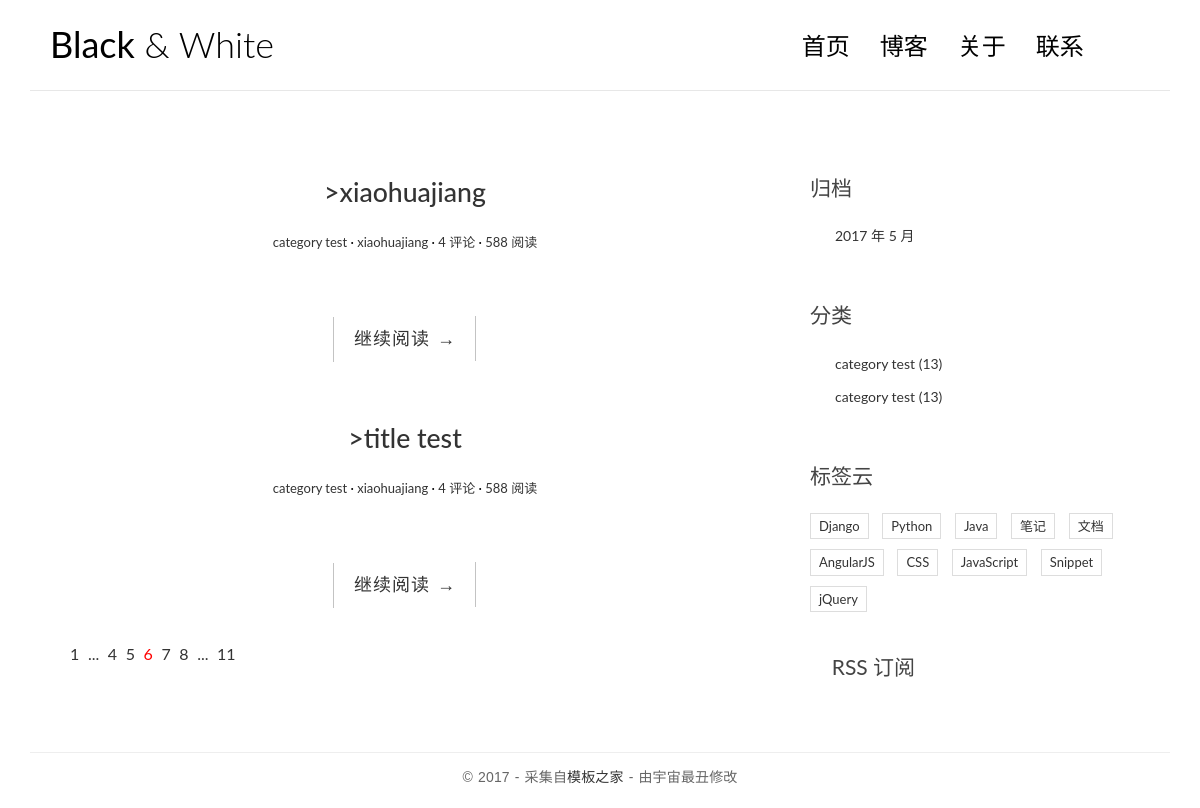
The page / on the database its author committed.
### blog/models.py (models this page shows, shortened)
@python_2_unicode_compatible
class Post(models.Model):
    title = models.CharField(max_length=70) ## 文章标题
    body = models.TextField()
    created_time = models.DateTimeField()
    modified_time = models.DateTimeField()
    excerpt = models.CharField(max_length=200,blank=True)
    category = models.ForeignKey(Category)
    tags = models.ManyToManyField(Tag,blank=True)
    author = models.ForeignKey(User)
    views = models.PositiveIntegerField(default=0)
    class Meta:
        ordering = ['-created_time']
    def get_absolute_url(self):
        return reverse('blog:detail',kwargs={'pk':self.pk})

@python_2_unicode_compatible
class Category(models.Model):   #分类
    name = models.CharField(max_length=100) # CharField 指定了 name 的数据类型， max_length 指定其最大长度

### blog/views.py (the view)
# urls.py: url(r'^$', views.index, name='index'),
def index(request):
    post_list = Post.objects.all().order_by('-created_time')
    return render(request, 'blog/index.html', context={'post_list': post_list})

### blog/templatetags/blog_tags.py (called while the page is built)
@register.simple_tag
def archives():
    return Post.objects.dates('created_time', 'month', order='DESC')

@register.simple_tag
def get_categories():
    return Category.objects.all()

### templates/blog/index.html
{% extends 'base.html' %}
            {% block main %}
              {% for post in post_list %}
                <article class="post post-{{ post.pk }}">
                    <header class="entry-header">
                        <h1 class="entry-title">
                            <a href="{{ post.get_absolute_url }}">>{{ post.title }}</a>
                        </h1>
                        <div class="entry-meta">
                          <div class="entry-meta">
                            <span class="post-category"><a href="#">{{ post.category.name }}</a></span>
                            <span class="post-author"><a href="#">{{ post.author }}</a></span>
                            <span class="comments-link"><a href="#">4 评论</a></span>
                            <span class="views-count"><a href="#">588 阅读</a></span>
                          </div>
                        </div>
                    </header>
                    <div class="entry-content clearfix">
                        <p{{ post.excerpt }}</p>
                        <div class="read-more cl-effect-14">
                            <a href="{{ post.get_absolute_url }}" class="more-link">继续阅读 <span class="meta-nav">→</span>
                        </div>
                    </div>
                </article>
              {% endfor %}
              <div class="pagination">
                  <ul>
                      <li><a href="">1</a></li>
                      <li><a href="">...</a></li>
                      <li><a href="">4</a></li>
                      <li><a href="">5</a></li>
                      <li class="current"><a href="">6</a></li>
                      <li><a href="">7</a></li>
                      <li><a href="">8</a></li>
                      <li><a href="">...</a></li>
                      <li><a href="">11</a></li>
                  </ul>
              </div>
          </main>
              {% endblock main %}

### templates/base.html (shortened to what this page needs)
{% load staticfiles %}
{% load blog_tags %}
<html>
<head>
    <link rel="stylesheet" href=  "{% static 'blog/css/ionicons.min.css' %}">
    <link rel="stylesheet" href="{% static 'blog/css/bootstrap.min.css' %}">
    <link rel="stylesheet" href="{% static 'blog/css/pace.css' %}">
    <link rel="stylesheet" href="{% static 'blog/css/custom.css' %}">
    <link rel="stylesheet" href="{% static 'blog/css/highlights/github.css' %}">
</head>
<body>
<div class="container">
    <header id="site-header">
        <div class="row">
            <div class="col-md-4 col-sm-5 col-xs-8">
                <div class="logo">
                    <h1><a href="index.html"><b>Black</b> &amp; White</a></h1>
                </div>
            </div>
            <div class="col-md-8 col-sm-7 col-xs-4">
                <nav class="main-nav" role="navigation">
                    <div class="collapse navbar-collapse" id="bs-example-navbar-collapse-1">
                        <ul class="nav navbar-nav navbar-right">
                            <li class="cl-effect-11"><a href="index.html" data-hover="首页">首页</a></li>
                            <li class="cl-effect-11"><a href="full-width.html" data-hover="博客">博客</a></li>
                            <li class="cl-effect-11"><a href="about.html" data-hover="关于">关于</a></li>
                            <li class="cl-effect-11"><a href="contact.html" data-hover="联系">联系</a></li>
                        </ul>
                    </div>
                </nav>
                <div id="header-search-box">
                    <a id="search-menu" href="#"><span id="search-icon" class="ion-ios-search-strong"></span></a>
                </div>
            </div>
        </div>
    </header>
</div>
<div class="content-body">
    <div class="container">
        <div class="row">
            <main class="col-md-8">
              {% block main %}
              {% endblock main %}
              <aside class="col-md-4">
                <div class="widget widget-archives">
                  <h3 class="widget-title">归档</h3>
                  {% archives as date_list %}
                  <ul>
                    {% for date in date_list %}
                    <li>
                      <a href="#">{{ date.year }} 年 {{ date.month }} 月</a>
                    </li>
                    {% empty %}
                    暂无归档！
                    {% endfor %}
                  </ul>
                </div>
                <div class="widget widget-category">
                  <h3 class="widget-title">分类</h3>
                  {% get_categories as category_list %}
                  <ul>
                    {% for category in category_list %}
                    <li>
                      <a href="#">{{ category.name }} <span class="post-count">(13)</span></a>
                    </li>
                    {% empty %}
                    暂无分类！
                    {% endfor %}
                  </ul>
                </div>
                <div class="widget widget-tag-cloud">
                    <h3 class="widget-title">标签云</h3>
                    <ul>
                        <li>
                            <a href="#">Django</a>
                        </li>
                        <li>
                            <a href="#">Python</a>
                        </li>
                        <li>
                            <a href="#">Java</a>
                        </li>
                        <li>
                            <a href="#">笔记</a>
                        </li>
                        <li>
                            <a href="#">文档</a>
                        </li>
                        <li>
                            <a href="#">AngularJS</a>
                        </li>
                        <li>
                            <a href="#">CSS</a>
                        </li>
                        <li>
                            <a href="#">JavaScript</a>
                        </li>
                        <li>
                            <a href="#">Snippet</a>
                        </li>
                        <li>
                            <a href="#">jQuery</a>
                        </li>
                    </ul>
                </div>
                <div class="rss">
                    <a href=""><span class="ion-social-rss-outline"></span> RSS 订阅</a>
                </div>
            </aside>
        </div>
    </div>
</div>
<footer id="site-footer">
    <div class="container">
        <div class="row">
            <div class="col-md-12">
                <p class="copyright">&copy 2017 - 采集自<a href="http://www.cssmoban.com/"
                                                        target="_blank" title="模板之家">模板之家</a>
                    - 由宇宙最丑修改
                </p>
            </div>
        </div>
    </div>
</footer>
</body>
</html>

### blog/static/blog/css/custom.css (style rules this page uses)
* { outline: none; }
h1, h2, h3, h4, h5, h6 { margin-top: 0; }
b { font-weight: 400; }
a { color: #333; }
body { color: #444; font-family: 'Lato', sans-serif; }
p { font-family: 'Ubuntu', sans-serif; font-weight: 400; word-spacing: 1px; letter-spacing: 0.01em; }
#site-header { background-color: #FFF; padding: 25px 20px; margin-bottom: 40px; border-bottom: 1px solid #e7e7e7; }
.logo h1 a { color: #000; }
.logo h1 { margin: 0; font-family: 'Lato', sans-serif; font-weight: 300; }
.main-nav { margin-top: 11px; max-width: 95%; }
.main-nav a { color: #000000 !important; padding: 0 0 5px 0 !important; margin-right: 30px; font-family: 'Lato', sans-serif; font-weight: 300; font-size: 24px; }
.cl-effect-11 a { padding: 10px 0; color: #0972b4; text-shadow: none; }
.cl-effect-11 a::before { position: absolute; top: 0; left: 0; overflow: hidden; padding: 0 0 5px 0 !important; max-width: 0; border-bottom: 1px solid #000; color: #000; content: attr(data-hover); white-space: nowrap; -webkit-transition: max-width 0.5s; -moz-transition: max-width 0.5s; transition: max-width 0.5s; }
.content-body { padding-bottom: 4em; }
.post { background: #fff; padding: 30px 30px 0; }
.entry-title { text-align: center; font-size: 1.9em; margin-bottom: 20px; line-height: 1.6; padding: 10px 20px 0; }
.entry-meta { text-align: center; color: #DDDDDD; font-size: 13px; margin-bottom: 30px; }
.entry-content { font-size: 18px; line-height: 1.9; font-weight: 300; color: #000; }
.post-category::after, .post-date::after, .post-author::after, .comments-link::after { content: ' ·'; color: #000; }
.read-more { font-family: 'Ubuntu', sans-serif; font-weight: 400; word-spacing: 1px; letter-spacing: 0.01em; text-align: center; margin-top: 20px; }
.cl-effect-14 a { padding: 0 20px; height: 45px; line-height: 45px; position: relative; display: inline-block; margin: 15px 25px; letter-spacing: 1px; font-weight: 400; text-shadow: 0 0 1px rgba(255, 255, 255, 0.3); }
.cl-effect-14 a::before, .cl-effect-14 a::after { position: absolute; width: 45px; height: 1px; background: #C3C3C3; content: ''; -webkit-transition: all 0.3s; -moz-transition: all 0.3s; transition: all 0.3s; pointer-events: none; }
.cl-effect-14 a::before { top: 0; left: 0; -webkit-transform: rotate(90deg); -moz-transform: rotate(90deg); transform: rotate(90deg); -webkit-transform-origin: 0 0; -moz-transform-origin: 0 0; transform-origin: 0 0; }
.cl-effect-14 a::after { right: 0; bottom: 0; -webkit-transform: rotate(90deg); -moz-transform: rotate(90deg); transform: rotate(90deg); -webkit-transform-origin: 100% 0; -moz-transform-origin: 100% 0; transform-origin: 100% 0; }
.widget { background: #fff; padding: 30px 0 0; }
.widget-title { font-size: 1.5em; margin-bottom: 20px; line-height: 1.6; padding: 10px 0 0; font-weight: 400; }
.widget-archives ul { padding: 0; margin: 0; padding-left: 25px; }
.widget-archives ul li { list-style-type: none; position: relative; line-height: 170%; margin-bottom: 10px; }
.widget-archives ul li::before { content: '\f3f3'; font-family: "Ionicons"; position: absolute; left: -25px; top: 1px; font-size: 16px; color: #000; }
.widget-category ul { padding: 0; margin: 0; padding-left: 25px; }
.widget-category ul li { list-style-type: none; position: relative; line-height: 170%; margin-bottom: 10px; }
.widget-category ul li::before { content: '\f3fe'; font-family: "Ionicons"; position: absolute; left: -25px; top: 1px; font-size: 18px; color: #000; }
.widget-tag-cloud ul { padding: 0; margin: 0; margin-right: -10px; }
.widget-tag-cloud ul li { list-style-type: none; font-size: 13px; display: inline-block; margin-right: 10px; margin-bottom: 10px; padding: 3px 8px; border: 1px solid #ddd; }
.rss { font-size: 21px; margin-top: 30px; }
.rss a { color: #444; }
#site-footer { padding-top: 10px; padding: 0 0 1.5em 0; }
.copyright { text-align: center; padding-top: 1em; margin: 0; border-top: 1px solid #eee; color: #666; }
#header-search-box { position: absolute; right: 38px; top: 8px; }
#search-menu span { font-size: 20px; }
.pagination ul { list-style: none; }
.pagination ul li { display: inline-block; font-size: 16px; margin-right: 5px; }
.current a { color: red; }

### rows shown on the page
Post: title "xiaohuajiang", category.name "category test", author "xiaohuajiang"
Post: title "title test", category.name "category test", author "xiaohuajiang"
Category: name "category test"
Category: name "category test"

### other values the page prints
{{ date.year }} "2017"
{{ date.month }} "5"
